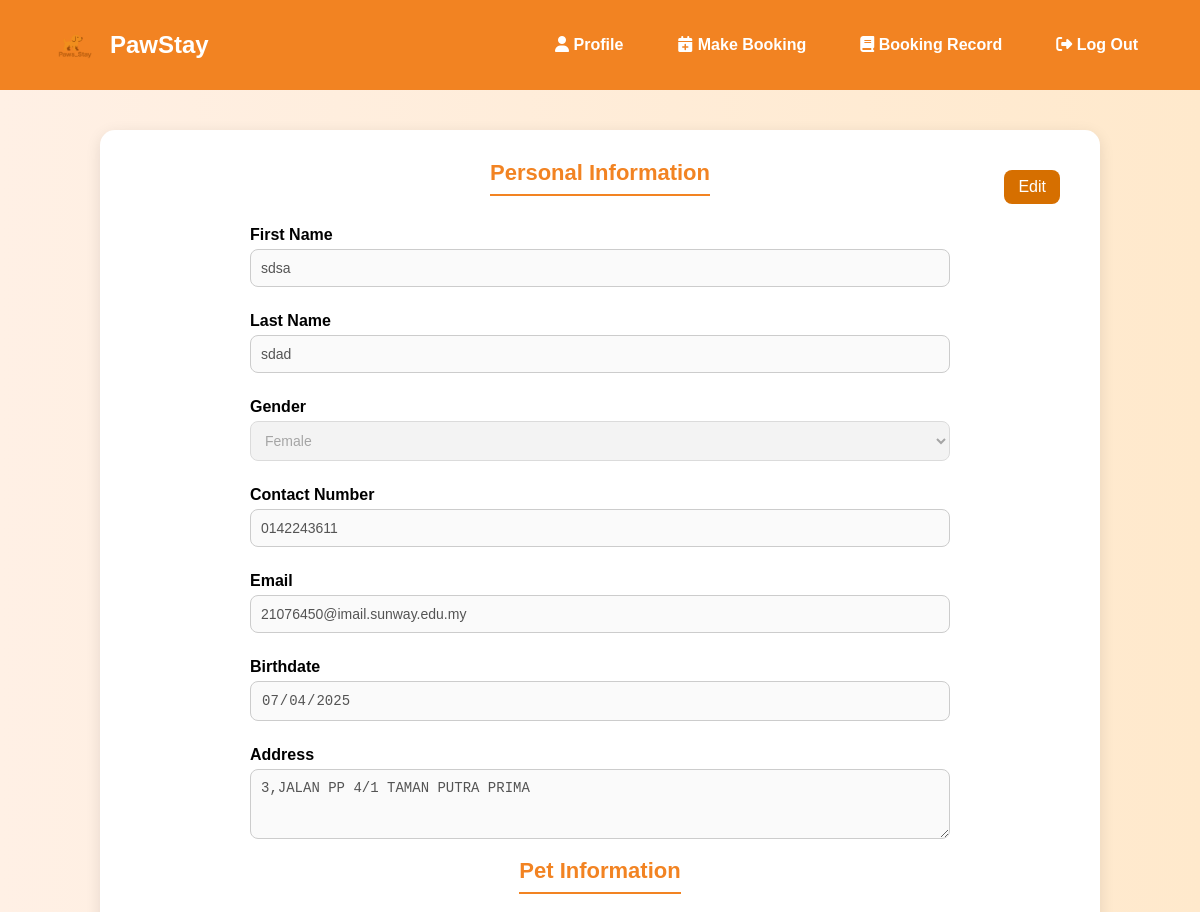
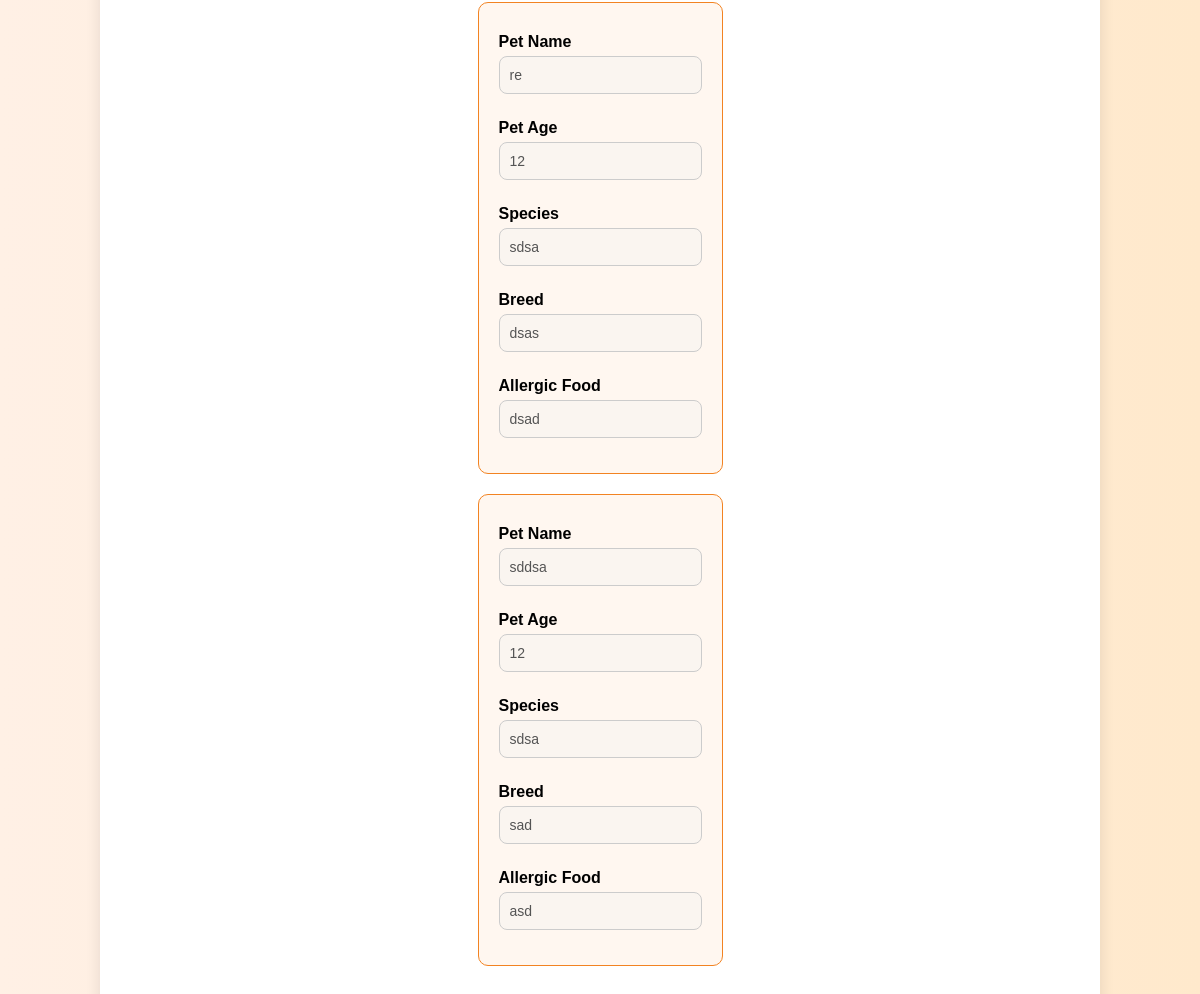
/profile.php (signed in), run on the app's committed database (2 pictures, top to bottom).
### tables this page shows
CREATE TABLE `loginusers` (
  `id` int(11) NOT NULL,
  `first_name` varchar(100) DEFAULT NULL,
  `last_name` varchar(100) DEFAULT NULL,
  `gender` varchar(10) DEFAULT NULL,
  `phone` varchar(20) DEFAULT NULL,
  `email` varchar(255) DEFAULT NULL,
  `birthdate` date DEFAULT NULL,
  `address` text DEFAULT NULL
);

CREATE TABLE `pets` (
  `pet_id` int(11) NOT NULL,
  `user_id` int(11) DEFAULT NULL,
  `pet_name` varchar(100) DEFAULT NULL,
  `pet_age` varchar(10) DEFAULT NULL,
  `pet_species` varchar(100) DEFAULT NULL,
  `pet_breed` varchar(100) DEFAULT NULL,
  `pet_allergy` varchar(255) DEFAULT NULL
);

### profile.php (the view, shortened to what this page needs)
<?php
include 'db_conn.php';
$user_id = $_SESSION['user_id'] ?? 0;
$user = [];
$pets = [];
$user_result = $conn->query("SELECT * FROM loginusers WHERE id = $user_id");
if ($user_result->num_rows > 0) {
    $user = $user_result->fetch_assoc();
}
$pets_result = $conn->query("SELECT * FROM pets WHERE user_id = $user_id");
while ($row = $pets_result->fetch_assoc()) {
    $pets[] = $row;
}
?>
<!DOCTYPE html>
<html lang="en">
<head>
  <link rel="stylesheet" href="profile.css">
  <link rel="stylesheet" href="https://cdnjs.cloudflare.com/ajax/libs/font-awesome/6.4.0/css/all.min.css">
</head>
<body>
  <nav class="navbar">
    <div class="nav-left">
      <img src="img/logo.png" alt="Logo" class="logo">
      <span class="brand-name">PawStay</span>
    </div>
    <ul class="nav-menu">
      <li><a href="profile.php"><i class="fas fa-user"></i> Profile</a></li>
      <li><a href="make_booking.php"><i class="fas fa-calendar-plus"></i> Make Booking</a></li>
      <li><a href="booking_record.php"><i class="fas fa-book"></i> Booking Record</a></li>
      <li><a href="logout.php"><i class="fas fa-sign-out-alt"></i> Log Out</a></li>
    </ul>
  </nav>
  <div class="profile-container readonly-mode" id="profileContainer">
    <button id="editBtn" class="edit-btn" onclick="enableEditMode()">Edit</button>
    <form action="save_profile.php" method="POST">
      <h2 class="section-title">Personal Information</h2>
      <div class="form-group">
        <label>First Name</label>
        <input type="text" name="first_name" value="<?= htmlspecialchars($user['first_name'] ?? '') ?>" required disabled>
      </div>
      <div class="form-group">
        <label>Last Name</label>
        <input type="text" name="last_name" value="<?= htmlspecialchars($user['last_name'] ?? '') ?>" required disabled>
      </div>
      <div class="form-group">
        <label>Gender</label>
        <select name="gender" required disabled>
          <option value="Female" <?= ($user['gender'] ?? '') === 'Female' ? 'selected' : '' ?>>Female</option>
        </select>
      </div>
      <div class="form-group">
        <label>Contact Number</label>
        <input type="text" name="phone" value="<?= htmlspecialchars($user['phone'] ?? '') ?>" required disabled>
      </div>
      <div class="form-group">
        <label>Email</label>
        <input type="email" name="email" value="<?= htmlspecialchars($user['email'] ?? '') ?>" required disabled>
      </div>
      <div class="form-group">
        <label>Birthdate</label>
        <input type="date" name="birthdate" value="<?= $user['birthdate'] ?? '' ?>" required disabled>
      </div>
      <div class="form-group">
        <label>Address</label>
        <textarea name="address" rows="3" required disabled><?= htmlspecialchars($user['address'] ?? '') ?></textarea>
      </div>
      <h2 class="section-title">Pet Information</h2>
      <div id="petContainer">
        <?php if (!empty($pets)): ?>
          <?php foreach ($pets as $pet): ?>
            <div class="pet-entry">
              <div class="form-group">
                <label>Pet Name</label>
                <input type="text" name="pet_name[]" value="<?= htmlspecialchars($pet['pet_name']) ?>" required disabled>
              </div>
              <div class="form-group">
                <label>Pet Age</label>
                <input type="text" name="pet_age[]" value="<?= htmlspecialchars($pet['pet_age']) ?>" required disabled>
              </div>
              <div class="form-group">
                <label>Species</label>
                <input type="text" name="pet_species[]" value="<?= htmlspecialchars($pet['pet_species']) ?>" required disabled>
              </div>
              <div class="form-group">
                <label>Breed</label>
                <input type="text" name="pet_breed[]" value="<?= htmlspecialchars($pet['pet_breed']) ?>" disabled>
              </div>
              <div class="form-group">
                <label>Allergic Food</label>
                <input type="text" name="pet_allergy[]" value="<?= htmlspecialchars($pet['pet_allergy']) ?>" disabled>
              </div>
            </div>
          <?php endforeach; ?>
        <?php endif; ?>
      </div>
    </form>
  </div>
</body>
</html>

### profile.css (style rules this page uses)
* { margin: 0; padding: 0; box-sizing: border-box; }
body { font-family: Arial, sans-serif; background: linear-gradient(to right, #fff0e5, #ffe9cc); }
nav { display: flex; justify-content: space-between; align-items: center; background: #f28322; padding: 20px 50px; color: white; }
.nav-left { display: flex; align-items: center; }
.logo { width: 50px; height: 50px; margin-right: 10px; }
.brand-name { font-size: 24px; font-weight: bold; }
nav ul { list-style: none; display: flex; }
nav ul li { margin-left: 30px; }
nav ul li a { color: white; font-weight: bold; text-decoration: none; padding: 8px 12px; border-radius: 5px; }
.profile-container { max-width: 1000px; margin: 40px auto; background-color: #fff; border-radius: 15px; box-shadow: 0 4px 15px rgba(0, 0, 0, 0.1); padding: 30px 40px; position: relative; }
.section-title { font-size: 22px; margin-bottom: 20px; color: #f28322; border-bottom: 2px solid #f28322; padding-bottom: 8px; text-align: center; }
form { display: flex; flex-direction: column; align-items: center; }
.form-group { width: 100%; max-width: 700px; }
label { display: block; margin: 10px 0 5px; font-weight: bold; }
input, select, textarea { width: 100%; padding: 10px; border: 1px solid #ccc; border-radius: 8px; margin-bottom: 15px; font-size: 14px; }
textarea { resize: vertical; }
button { padding: 10px 20px; background-color: #f28322; color: #fff; border: none; border-radius: 8px; font-size: 16px; cursor: pointer; transition: background-color 0.3s; margin: 10px auto; }
.pet-entry { border: 1px solid #f28322; padding: 20px; border-radius: 10px; margin-bottom: 20px; background-color: #fff7f0; width: 100%; max-width: 700px; }
.edit-btn { position: absolute; top: 30px; right: 40px; background-color: #d66f00; border: none; padding: 8px 14px; border-radius: 8px; color: white; cursor: pointer; }

### data on the page
loginusers: first_name "sdsa", last_name "sdad", gender "Female", phone "0142243611", email "21076450@imail.sunway.edu.my", birthdate "07/04/2025", address "3,JALAN PP 4/1 TAMAN PUTRA PRIMA"
pets: pet_name "re", pet_age "12", pet_species "sdsa", pet_breed "dsas", pet_allergy "dsad"
pets: pet_name "sddsa", pet_age "12", pet_species "sdsa", pet_breed "sad", pet_allergy "asd"
